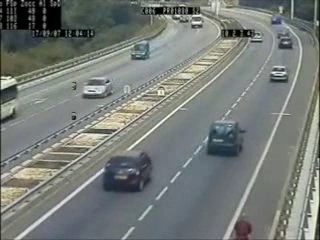
#> input picture frame 75 of Videos/cars.avi, 320 x 240 px, given in place of the camera
$ jupyter execute --allow-errors basic_of_opencv.ipynb   (text cells are left out)
#> lines starting #> are read from the running program, lines starting #| are printed output that depends on the picture; pictures that were not available may be replaced by others from this repository, and a replacement may not be noted
[cell 1]
# Importing Libaries
import numpy as np
import cv2

[cell 2]
# Read an image
#"imread" used to laod tha specific image from the directory
image = cv2.imread('Photos/cat.jpg')

# "imshow" used to display the image
# The first image variable will be title shown on image window
# The second parameter is the image variable
cv2.imshow('Cat', image)

# Waitkey is for time the image window will be open
# By leaving blank it just waits for anykey to be pressed continuing
# By placing number(except 0), we can specify a delay how long you keeep the window open
cv2.waitKey()

# It will close the window
# Failure to place will cause your program to hang
cv2.destroyAllWindows()

[cell 3]
# Converting the image into grayscale
import cv2

img = cv2.imread("Photos/cat.jpg")

#> (the rest of this cell did not finish here and is left out)

[cell 4]
import cv2

img = cv2.imread("Photos/cat.jpg")

# It a 3D numpy array
# We make 1 channel which is blue is complete 0
#> (the rest of this cell did not finish here and is left out)

[cell 5]
import cv2

img = cv2.imread("Photos/cats.jpg")

#> (the rest of this cell did not finish here and is left out)

[cell 6]
import cv2

img = cv2.imread("Photos/cats.jpg")

#> (the rest of this cell did not finish here and is left out)

[cell 7]
# image size is unknow and resize image in precentage
import cv2

img = cv2.imread("Photos/cats.jpg")

#> (the rest of this cell did not finish here and is left out)

[cell 8]
import cv2

img = cv2.imread("Photos/cats.jpg")

# 0 is for horizontal, 1 is for verticle, -1 is mix of both hortizontal and verticle
img_flip = cv2.flip(img,1)

cv2.imshow("Windows",img_flip)

cv2.waitKey()

[cell 9]
import cv2

img = cv2.imread("Photos/cats.jpg")

# in cropping first height and then width are crop
#> (the rest of this cell did not finish here and is left out)

[cell 10]
import cv2
import cv2.text
import numpy as np

img = np.zeros((512,512,3))

# Rectangle
# in rectangle we have to provide starting cordinate and ending cordinate and then color in BGR and thickness
# thickness is -1 then color get fill
cv2.rectangle(img,pt1=(100,100),pt2=(300,300),color=(255,0,0),thickness=3)
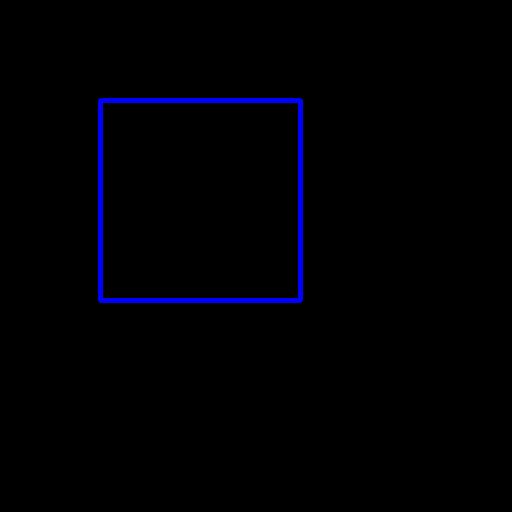
#> img: shape (512, 512, 3) float64; mean of channels 0, 1, 2 3.9, 0, 0; drawn as B, G, R

# Circle
cv2.circle(img,center=(100,400),radius=50,color=(0,0,255),thickness=-1)

# Line
cv2.line(img,pt1=(0,0),pt2=(512,512),color=(0,255,0),thickness=2)

# Text
cv2.putText(img,org=(100,100),fontScale=4,color=(0,255,255),thickness=2,lineType=cv2.LINE_AA,text="Hello",fontFace=cv2.FONT_ITALIC)
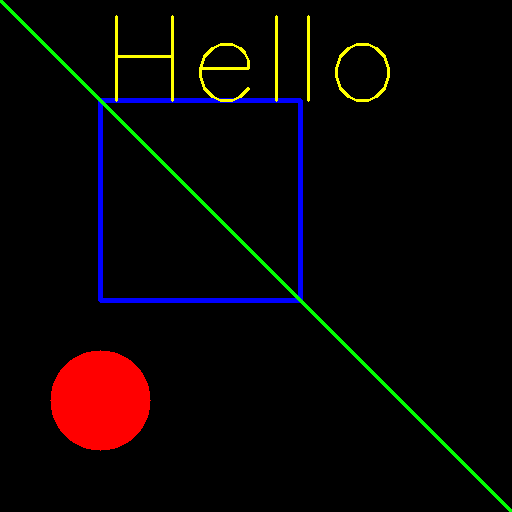
#> img: shape (512, 512, 3) float64; mean of channels 0, 1, 2 3.7, 4.7, 9.8; drawn as B, G, R

cv2.imshow('window',img)

cv2.waitKey(0)

[cell 11]
import cv2
import numpy as np

def draw(event,x,y,flags,params):
    print("Event triggered")

cv2.namedWindow(winname="window")
cv2.setMouseCallback("window",draw)

img = np.zeros((512,512,3))

while True:
    cv2.imshow("window",img)

    if cv2.waitKey(1) & 0xFF == ord('x'):
#> (key x is pressed here)
        break

cv2.destroyAllWindows()

[cell 12]
import cv2
import numpy as np

def draw(event,x,y,flags,params):
    print(event)

cv2.namedWindow(winname="window")
cv2.setMouseCallback("window",draw)

img = np.zeros((512,512,3))

while True:
    cv2.imshow("window",img)

    if cv2.waitKey(1) & 0xFF == ord('x'):
#> (key x is pressed here)
        break

cv2.destroyAllWindows()

[cell 13]
import cv2
import numpy as np

# [4 lines left out: function draw, not called in this run]

cv2.namedWindow(winname="window")
cv2.setMouseCallback("window",draw)

img = np.zeros((512,512,3))

while True:
    cv2.imshow("window",img)

    if cv2.waitKey(1) & 0xFF == ord('x'):
#> (key x is pressed here)
        break

cv2.destroyAllWindows()

[cell 14]
import cv2
import numpy as np

flag = False
ix = -1
iy = -1

# [16 lines left out: function draw, not called in this run]

cv2.namedWindow(winname="window")
cv2.setMouseCallback("window",draw)

img = np.zeros((512,512,3))

while True:
    cv2.imshow("window",img)

    if cv2.waitKey(1) & 0xFF == ord('x'):
#> (key x is pressed here)
        break

cv2.destroyAllWindows()

[cell 15]
import cv2
import numpy as np

flag = False
ix = -1
iy = -1

# [24 lines left out: function draw, not called in this run]

cv2.namedWindow(winname="window")
cv2.setMouseCallback("window",draw)

img = cv2.imread("Photos/group 1.jpg")

while True:
    cv2.imshow("window",img)

    if cv2.waitKey(1) & 0xFF == ord('x'):
#> (key x is pressed here)
        break

cv2.destroyAllWindows()

[cell 16]
import cv2
import numpy as np

cap = cv2.VideoCapture(0)
fourcc = cv2.VideoWriter_fourcc(*'XVID')
out = cv2.VideoWriter('output.avi',fourcc, 20.0, (640,480))

while True:

    ret, frame = cap.read()
#> frame is the input picture: shape (240, 320, 3); mean B, G, R 120, 123.9, 118.8
    out.write(frame)

    img_gray = cv2.cvtColor(frame,cv2.COLOR_BGR2GRAY)

    cv2.imshow("webcam",img_gray)

    if cv2.waitKey(1) & 0xFF == ord('x'):
#> (key x is pressed here)
        break

out.release()
cv2.destroyAllWindows()

[cell 17]
import cv2
import numpy as np
import time

cap = cv2.VideoCapture('output.avi')

while True:
    ret, frame = cap.read()

    time.sleep(1/20)
    cv2.imshow("Webcam",frame)

    if cv2.waitKey(1) & 0xFF == ord('x'):
#> (key x is pressed here)

$ run again, starting later in the video
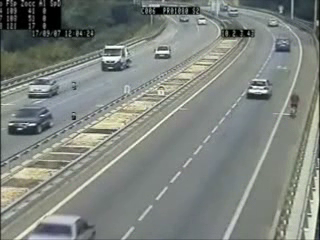
#> input picture frame 337 of Videos/cars.avi, 320 x 240 px, given in place of the camera
#> frame is the input picture: shape (240, 320, 3); mean B, G, R 126.3, 131.7, 126
#> `img_gray = cv2.cvtColor(frame,cv2.COLOR_BGR2GRAY)`:
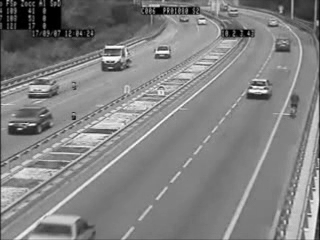
#> img_gray: shape (240, 320); min 0, max 254, mean 129.4

$ run again, starting later in the video
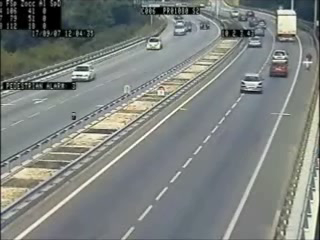
#> input picture frame 600 of Videos/cars.avi, 320 x 240 px, given in place of the camera
#> frame is the input picture: shape (240, 320, 3); mean B, G, R 126.6, 129.8, 124.9
#> `img_gray = cv2.cvtColor(frame,cv2.COLOR_BGR2GRAY)`:
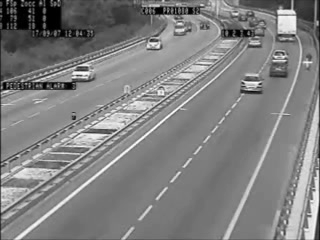
#> img_gray: shape (240, 320); min 0, max 254, mean 127.9
